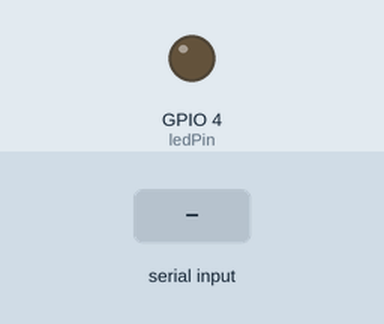
Simulated run of this sketch. Board: ESP32. Shown: output pins drawn as LEDs (lit = HIGH). The test bench sets the inputs (shaded band). WiFi joins after 1.5 s; servers stay silent unless stated; no MQTT or app messages arrive unless stated; what the sketch prints to the serial monitor is not drawn.

Above: at 2.8 s.
2.9 s: "1" received over Serial
At 4.0 s:
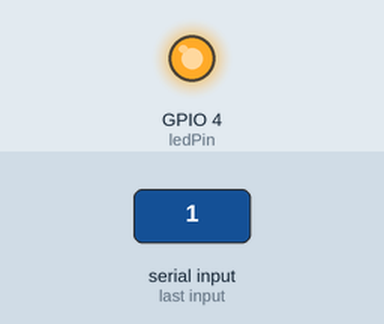
4.4 s: "0" received over Serial
At 5.2 s:
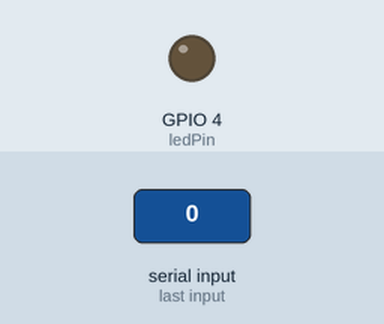
Timing chart, 0 to 7.4 s (numbered marks = the images above; inputs shaded):
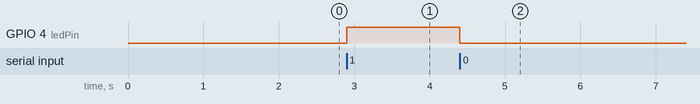

Measured:
- after the input at 2.9 s, GPIO 4 (ledPin): LOW → HIGH at once
- after the input at 4.4 s, GPIO 4 (ledPin): HIGH → LOW at once

The sketch:

listen_and_control_lamp_upload.ino
```cpp
#include <WiFi.h>
#include <PubSubClient.h>

/* ================== LED 与串口 ================== */
const int ledPin = 4;  // 你指定的 GPIO4，LOW=灭，HIGH=亮（保持原逻辑）

/* ================== WiFi 配置 ================== */
// const char* ssid     = "zju-test-wifi-3";
// const char* password = "1234567890";
const char* ssid     = "Netcore-DB56EE";
const char* password = "12345678";
/* ================== MQTT / ThingsBoard 配置 ================== */
const char* mqtt_server = "192.168.100.219";     // TB 服务器
const int   mqtt_port   = 1883;                  // 1883
const char* mqtt_topic  = "v1/devices/me/telemetry";
const char* TB_TOKEN    = "VG0qV4GynNvI3y7V7Ckx"; // 设备 Token（用户名就是 Token）

WiFiClient   wifiClient;
PubSubClient mqtt(wifiClient);

/* ================== 状态变量 ================== */
uint8_t ledState = 0;        // 0=灭，1=亮（TENG 上传取此值）
uint8_t lastSent = 255;      // 上次已上报的状态，255 表示尚未上报
unsigned long lastKeepaliveMs = 0;   // 周期性心跳上报
const unsigned long KEEPALIVE_INTERVAL_MS = 30000;  // 30s 发一次当前状态心跳

/* ================== WiFi / MQTT 工具 ================== */
void setupWiFi() {
  WiFi.mode(WIFI_STA);
  Serial.print("Connecting to WiFi "); Serial.print(ssid); Serial.println(" ...");
  WiFi.begin(ssid, password);
  while (WiFi.status() != WL_CONNECTED) {
    delay(400);
    Serial.print(".");
  }
  Serial.println("\nWiFi connected");
  Serial.print("IP Address: "); Serial.println(WiFi.localIP());
}

void ensureMqtt() {
  if (mqtt.connected()) return;
  mqtt.setServer(mqtt_server, mqtt_port);

  // 使用芯片 MAC 生成客户端 ID
  String clientId = "ESP32-LAMP-" + String((uint32_t)ESP.getEfuseMac(), HEX);
  Serial.print("Connecting to MQTT ... ");
  // 用户名用 Token，密码留空
  if (mqtt.connect(clientId.c_str(), TB_TOKEN, NULL)) {
    Serial.println("connected.");
  } else {
    Serial.print("failed, rc="); Serial.println(mqtt.state());
  }
}

bool publishTeng(uint8_t v) {
  ensureMqtt();
  if (!mqtt.connected()) return false;

  // TB 要求 JSON 的 key 加引号
  String payload = String("{\"TENG\":") + String((int)v) + "}";
  bool ok = mqtt.publish(mqtt_topic, payload.c_str());
  Serial.print("Publish TENG: "); Serial.println(payload);
  if (!ok) Serial.println("MQTT publish failed");
  return ok;
}

/* ================== Arduino 标准入口 ================== */
void setup() {
  pinMode(ledPin, OUTPUT);
  digitalWrite(ledPin, LOW);     // 初始灯灭
  ledState = 0;

  Serial.begin(115200);
  Serial.println("ESP32 已启动，灯初始为灭，等待串口数据... (串口发 '1' 亮, '0' 灭)");

  setupWiFi();
  ensureMqtt();

  // 上电后先上报一次初始状态
  publishTeng(ledState);
  lastSent = ledState;
  lastKeepaliveMs = millis();
}

void loop() {
  // 维持 MQTT 连接与收发
  if (!mqtt.connected()) ensureMqtt();
  mqtt.loop();

  // 读取串口：'1'->亮，'0'->灭（保持你的原逻辑不变）
  while (Serial.available()) {
    char c = Serial.read();
    if (c == '1') {
      digitalWrite(ledPin, HIGH);
      ledState = 1;
      Serial.println("收到 1 -> 灯亮");
    } else if (c == '0') {
      digitalWrite(ledPin, LOW);
      ledState = 0;
      Serial.println("收到 0 -> 灯灭");
    }
  }

  // 状态变化立即上报 TENG（亮=1，不亮=0）
  if (ledState != lastSent) {
    if (publishTeng(ledState)) lastSent = ledState;
  }

  // 周期性心跳上报，防止 Dashboard 长时间无数据
  unsigned long now = millis();
  if (now - lastKeepaliveMs >= KEEPALIVE_INTERVAL_MS) {
    publishTeng(ledState);
    lastKeepaliveMs = now;
  }

  delay(5);
}
```
